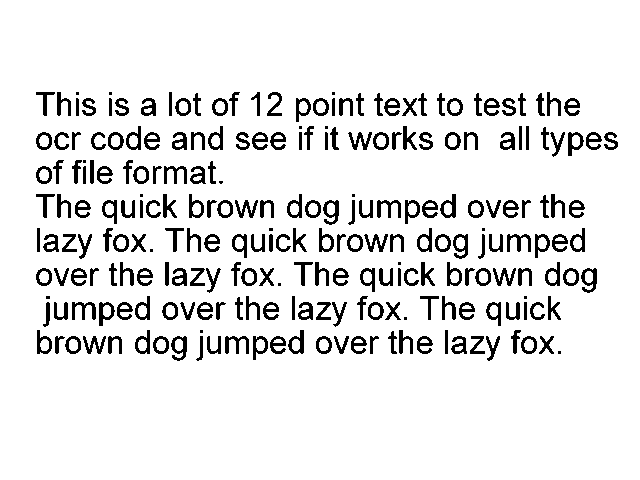
#> input picture invoice.png, 640 x 480 px, found by its file name
$ python invoice.py
#> lines starting #> are read from the running program, lines starting #| are printed output that depends on the picture; after the words box and inside, x2 and y2 are one past the last pixel; in counts of white or black regions, pixels touching at a corner belong together
import cv2
import pytesseract

pytesseract.pytesseract.tesseract_cmd = r"C:\Program Files\Tesseract-OCR\tesseract.exe"

img = cv2.imread(r"C:\Users\shaba\OneDrive\Desktop\projects\invoice ocr\invoice.png")
#> img is the input picture: shape (480, 640, 3); 90.5% white; 239 black regions (19 under 20 px), largest, box (x1, y1, x2, y2) and area: (72, 302, 96, 320) 207, (377, 200, 401, 218) 206, (225, 336, 249, 354) 206

gray = cv2.cvtColor(img, cv2.COLOR_BGR2GRAY)

blur = cv2.GaussianBlur(gray, (3, 3), 0)
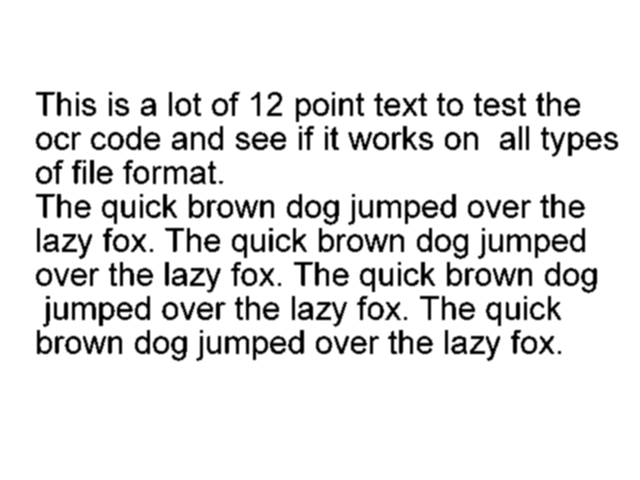
#> blur: shape (480, 640); min 0, max 255, mean 230.9

thresh = cv2.threshold(blur, 0, 255,
                       cv2.THRESH_BINARY + cv2.THRESH_OTSU)[1]
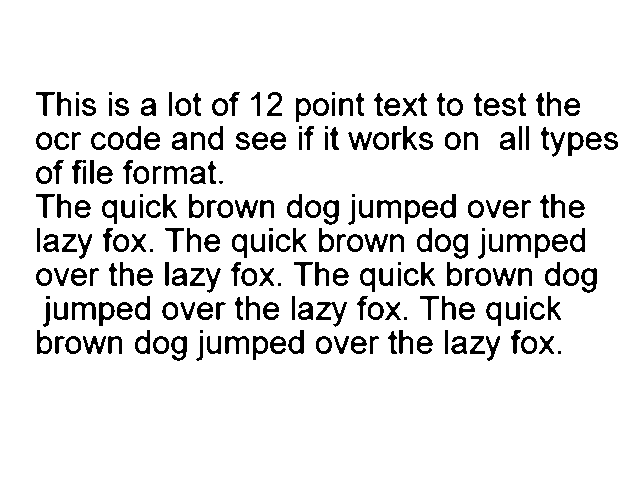
#> thresh: shape (480, 640); 90.4% white; 237 black regions (18 under 20 px), largest, box (x1, y1, x2, y2) and area: (316, 302, 347, 327) 264, (377, 200, 401, 218) 209, (507, 234, 531, 252) 209

kernel = cv2.getStructuringElement(cv2.MORPH_RECT, (2, 2))
processed = cv2.morphologyEx(thresh, cv2.MORPH_CLOSE, kernel)
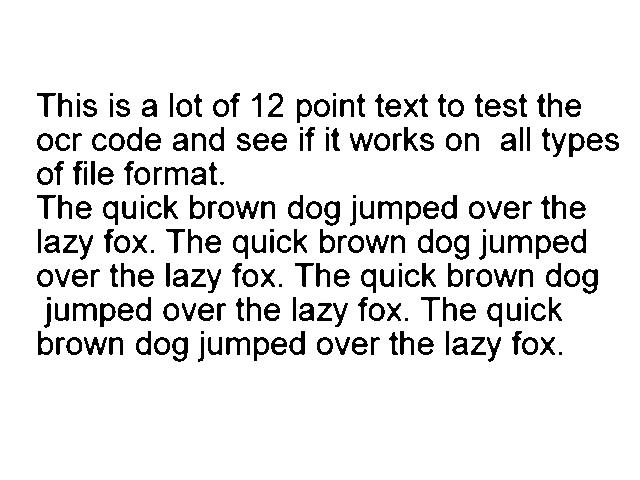
#> processed: shape (480, 640); 90.4% white; 239 black regions (19 under 20 px), largest, box (x1, y1, x2, y2) and area: (378, 201, 402, 219) 209, (508, 235, 532, 253) 209, (73, 303, 97, 321) 209

# ✅ OCR Extraction
#> (the run stopped early here; a loop or call above may not have finished)
